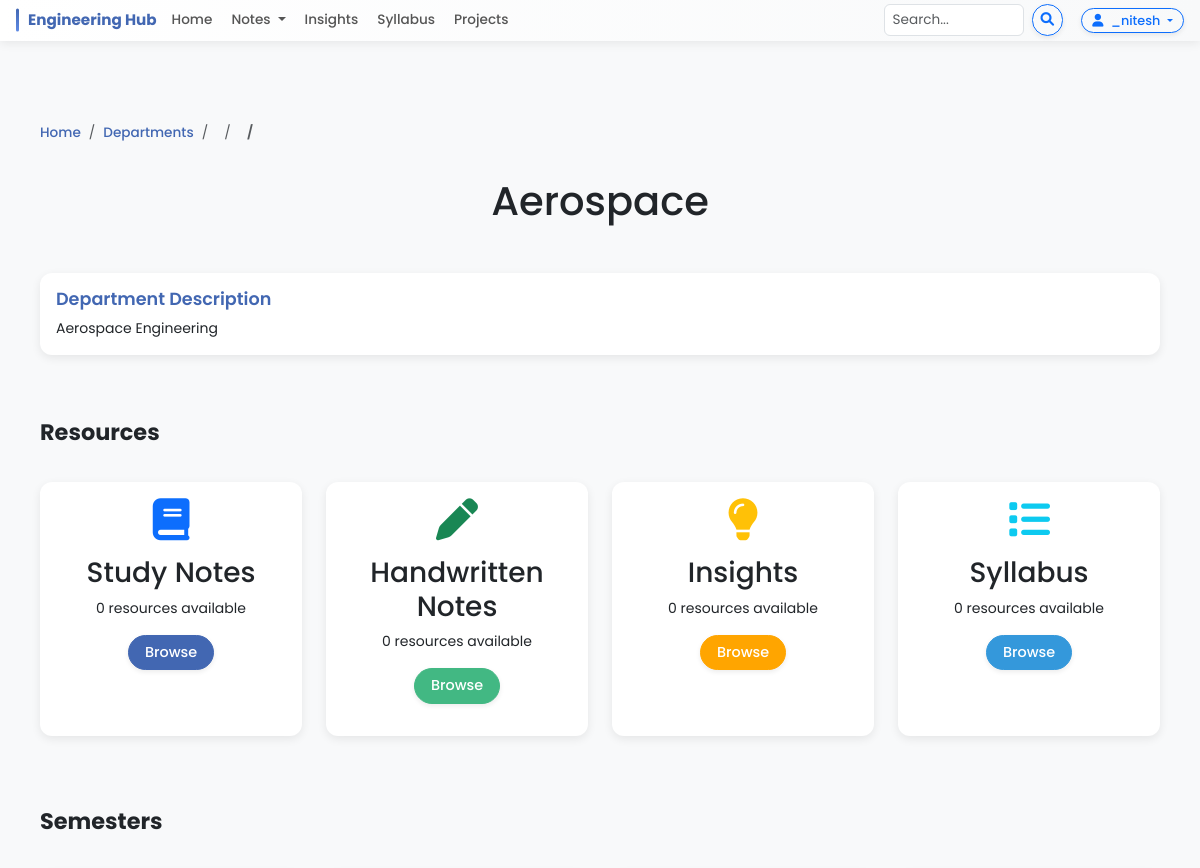
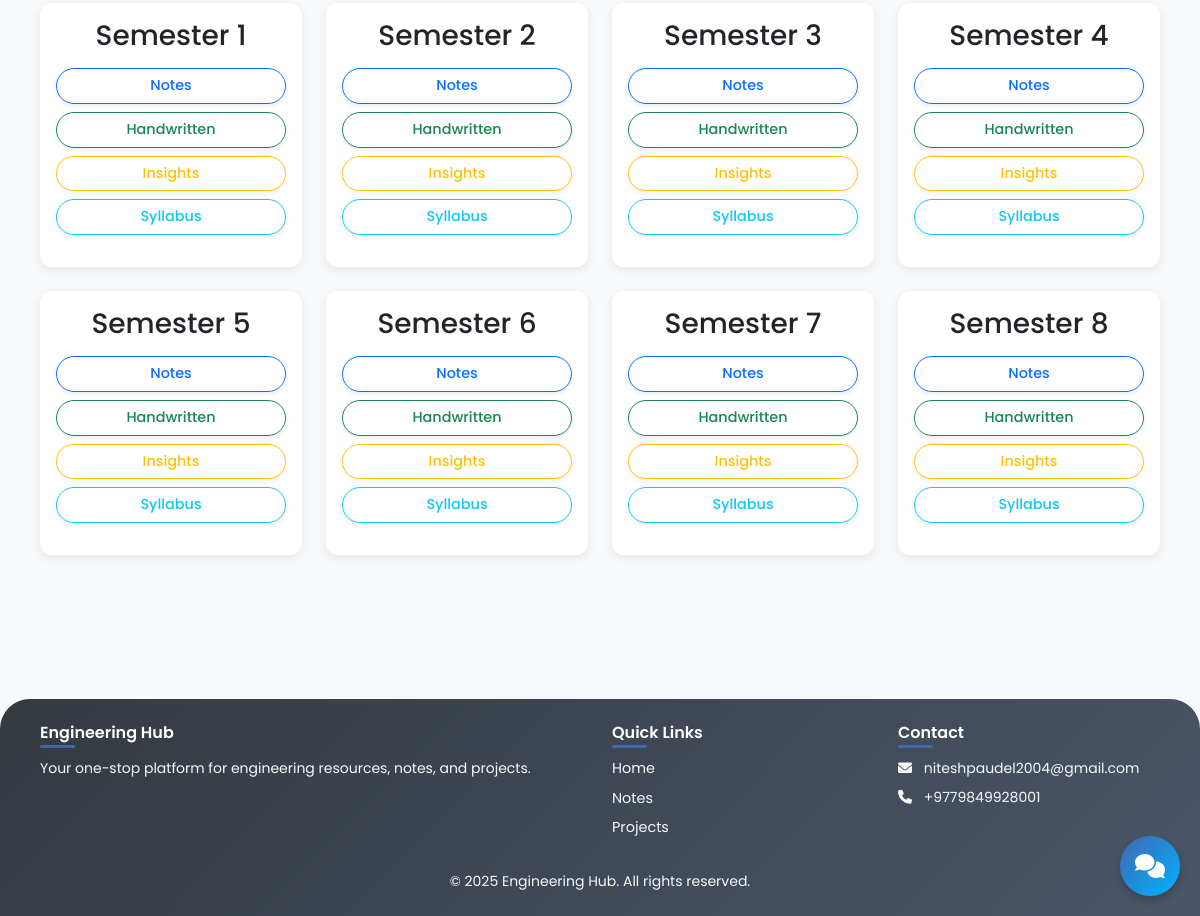
/departments/13/ (signed in), run on the app's committed database (2 pictures, top to bottom).
### notes/models.py (models this page shows, shortened)
class Department(models.Model):
    name = models.CharField(max_length=100)
    slug = models.SlugField(max_length=100, unique=True, blank=True, null=True)
    description = models.TextField(blank=True, null=True)

class Semester(models.Model):
    department = models.ForeignKey(Department, on_delete=models.CASCADE, related_name='semesters')
    number = models.PositiveIntegerField()
    class Meta:
        unique_together = ['department', 'number']
        ordering = ['department', 'number']

### notes/views.py (the view)
# urls.py: path('departments/<int:dept_id>/', views.department_detail, name='department_detail'),  # Path: /departments/1/
def department_detail(request, dept_id):
    department = get_object_or_404(Department, id=dept_id)
    semesters = Semester.objects.filter(department=department).order_by('number')
    resources_by_type = {
        'notes': Resource.objects.filter(department=department, resource_type='notes').count(),
        'handwritten': Resource.objects.filter(department=department, resource_type='handwritten').count(),
        'insight': Resource.objects.filter(department=department, resource_type='insight').count(),
        'syllabus': Resource.objects.filter(department=department, resource_type='syllabus').count()
    }
    context = {
        'department': department,
        'semesters': semesters,
        'resources_by_type': resources_by_type
    }
    return render(request, 'department_detail.html', context)

### templates/department_detail.html (shortened to what this page needs)
{% extends 'base.html' %}
{% block content %}
<div class="container py-5">
    <div class="mb-4">
        <nav aria-label="breadcrumb">
            <ol class="breadcrumb">
                <li class="breadcrumb-item"><a href="{% url 'home' %}">Home</a></li>
                <li class="breadcrumb-item"><a href="{% url 'departments' %}">Departments</a></li>
                <li class="breadcrumb-item">
                </li>
                <li class="breadcrumb-item">
                </li>
                <li class="breadcrumb-item active">{{ resource.title }}</li>
            </ol>
        </nav>
    </div>
    <h1 class="text-center mb-5">{{ department.name }}</h1>
    {% if department.description %}
    <div class="row mb-5">
        <div class="col">
            <div class="card">
                <div class="card-body">
                    <h5 class="card-title">Department Description</h5>
                    <p class="card-text">{{ department.description }}</p>
                </div>
            </div>
        </div>
    </div>
    {% endif %}
    <div class="row mb-5">
        <div class="col">
            <h2 class="mb-4">Resources</h2>
            <div class="row">
                <div class="col-md-3 mb-4">
                    <div class="card h-100">
                        <div class="card-body text-center">
                            <i class="fas fa-book fa-3x mb-3 text-primary"></i>
                            <h3>Study Notes</h3>
                            <p>{{ resources_by_type.notes }} resources available</p>
                            <a href="{% url 'notes_department' department.id %}" class="btn btn-primary">Browse</a>
                        </div>
                    </div>
                </div>
                <div class="col-md-3 mb-4">
                    <div class="card h-100">
                        <div class="card-body text-center">
                            <i class="fas fa-pen fa-3x mb-3 text-success"></i>
                            <h3>Handwritten Notes</h3>
                            <p>{{ resources_by_type.handwritten }} resources available</p>
                            <a href="{% url 'handwritten_department' department.id %}" class="btn btn-success">Browse</a>
                        </div>
                    </div>
                </div>
                <div class="col-md-3 mb-4">
                    <div class="card h-100">
                        <div class="card-body text-center">
                            <i class="fas fa-lightbulb fa-3x mb-3 text-warning"></i>
                            <h3>Insights</h3>
                            <p>{{ resources_by_type.insight }} resources available</p>
                            <a href="{% url 'insights_department' department.id %}" class="btn btn-warning">Browse</a>
                        </div>
                    </div>
                </div>
                <div class="col-md-3 mb-4">
                    <div class="card h-100">
                        <div class="card-body text-center">
                            <i class="fas fa-list fa-3x mb-3 text-info"></i>
                            <h3>Syllabus</h3>
                            <p>{{ resources_by_type.syllabus }} resources available</p>
                            <a href="{% url 'syllabus_department' department.id %}" class="btn btn-info text-white">Browse</a>
                        </div>
                    </div>
                </div>
            </div>
        </div>
    </div>
    <div class="row">
        <div class="col">
            <h2 class="mb-4">Semesters</h2>
            <div class="row">
                {% for semester in semesters %}
                <div class="col-md-3 mb-4">
                    <div class="card h-100">
                        <div class="card-body text-center">
                            <h3>Semester {{ semester.number }}</h3>
                            <div class="d-grid gap-2 mt-3">
                                <a href="{% url 'notes_list' department.id semester.id %}" class="btn btn-sm btn-outline-primary">Notes</a>
                                <a href="{% url 'handwritten_list' department.id semester.id %}" class="btn btn-sm btn-outline-success">Handwritten</a>
                                <a href="{% url 'insights_list' department.id semester.id %}" class="btn btn-sm btn-outline-warning">Insights</a>
                                <a href="{% url 'syllabus_list' department.id semester.id %}" class="btn btn-sm btn-outline-info">Syllabus</a>
                            </div>
                        </div>
                    </div>
                </div>
                {% endfor %}
            </div>
        </div>
    </div>
</div>
{% endblock %}

### templates/base.html (shortened to what this page needs)
{% load static %}
<!DOCTYPE html>
<html lang="en">
<head>
    <link href="https://cdn.jsdelivr.net/npm/bootstrap@5.3.0/dist/css/bootstrap.min.css" rel="stylesheet">
    <link rel="stylesheet" href="https://cdnjs.cloudflare.com/ajax/libs/font-awesome/6.0.0/css/all.min.css">
    <link rel="stylesheet" href="{% static 'css/style.css' %}">
    <link rel="stylesheet" href="{% static 'chatbot/css/chatbot.css' %}">
</head>
<body>
    <nav class="navbar navbar-expand-lg navbar-light bg-light">
        <div class="container-fluid px-2 px-lg-3">
            <a class="navbar-brand" href="{% url 'home' %}">Engineering Hub</a>
            <div class="collapse navbar-collapse" id="navbarNav">
                <ul class="navbar-nav me-auto">
                    <li class="nav-item">
                        <a class="nav-link {% if request.path == '/' %}active{% endif %}" href="{% url 'home' %}">Home</a>
                    </li>
                    <li class="nav-item dropdown">
                        <a class="nav-link dropdown-toggle {% if 'notes' in request.path %}active{% endif %}" href="#"
                           role="button" data-bs-toggle="dropdown" aria-expanded="false">
                            Notes
                        </a>
                    </li>
                    <li class="nav-item">
                        <a class="nav-link {% if 'insights' in request.path %}active{% endif %}" href="{% url 'insights' %}">Insights</a>
                    </li>
                    <li class="nav-item">
                        <a class="nav-link {% if 'syllabus' in request.path %}active{% endif %}" href="{% url 'syllabus' %}">Syllabus</a>
                    </li>
                    <li class="nav-item">
                        <a class="nav-link {% if 'projects' in request.path %}active{% endif %}" href="{% url 'projects' %}">Projects</a>
                    </li>
                </ul>
                <div class="d-flex me-2 search-form">
                    <form class="d-flex" action="{% url 'search' %}" method="GET">
                        <input class="form-control me-2" type="search" placeholder="Search..." name="q"
                               aria-label="Search" value="{{ request.GET.q|default:'' }}">
                        <button class="btn btn-sm btn-outline-primary" type="submit">
                            <i class="fas fa-search"></i>
                        </button>
                    </form>
                </div>
                <div class="d-flex auth-buttons">
                    {% if user.is_authenticated %}
                        <div class="dropdown">
                            <button class="btn btn-sm btn-outline-primary dropdown-toggle" type="button"
                                    id="userDropdown" data-bs-toggle="dropdown" aria-expanded="false">
                                <i class="fas fa-user me-1"></i> {{ user.username }}
                            </button>
                        </div>
                    {% else %}
                        <a href="{% url 'login' %}" class="btn btn-sm btn-outline-primary me-2">Login</a>
                        <a href="{% url 'register' %}" class="btn btn-sm btn-outline-success">Register</a>
                    {% endif %}
                </div>
            </div>
        </div>
    </nav>
    <main class="py-4">
        {% block content %}{% endblock %}
    </main>
    <footer class="bg-dark text-light py-4 mt-5">
        <div class="container">
            <div class="row">
                <div class="col-md-6">
                    <h5>Engineering Hub</h5>
                    <p>Your one-stop platform for engineering resources, notes, and projects.</p>
                </div>
                <div class="col-md-3">
                    <h5>Quick Links</h5>
                    <ul class="list-unstyled">
                        <li><a href="{% url 'home' %}" class="text-light">Home</a></li>
                        <li><a href="{% url 'notes' %}" class="text-light">Notes</a></li>
                        <li><a href="{% url 'projects' %}" class="text-light">Projects</a></li>
                    </ul>
                </div>
                <div class="col-md-3">
                    <h5>Contact</h5>
                    <ul class="list-unstyled">
                        <li><i class="fas fa-envelope me-2"></i> niteshpaudel2004@gmail.com</li>
                        <li><i class="fas fa-phone me-2"></i> +9779849928001</li>
                    </ul>
                </div>
            </div>
            <div class="row mt-3">
                <div class="col-12 text-center">
                    <p class="mb-0">&copy; {% now "Y" %} Engineering Hub. All rights reserved.</p>
                </div>
            </div>
        </div>
    </footer>
    {% include 'chatbot/chatbot.html' %}
</body>
</html>

### static/css/style.css (style rules this page uses)
body { font-family: 'Poppins', sans-serif; background-color: #f8f9fa; min-height: 100vh; display: flex; flex-direction: column; font-size: 14px; }
main { flex: 1; opacity: 1; transition: opacity 0.5s ease; }
.navbar { box-shadow: 0 2px 10px rgba(0, 0, 0, 0.08); padding: 4px 0; background: linear-gradient(to right, #ffffff, #f8f9fa) !important; padding-left: 0; }
.navbar .container-fluid { padding-left: 5px; padding-right: 5px; }
.navbar-brand { font-weight: 700; color: #4267B2; font-size: 0.95rem; position: relative; padding-left: 12px; margin-right: 8px; }
.navbar-brand:before { content: ''; position: absolute; left: 0; top: 50%; transform: translateY(-50%); width: 3px; height: 70%; background: linear-gradient(to bottom, #4267B2, #5E8AE5); border-radius: 2px; }
.nav-link { font-weight: 500; color: #555; margin: 0 1px; transition: all 0.3s; padding: 2px 6px !important; border-radius: 5px; font-size: 0.85rem; }
.navbar .form-control { height: 2rem; font-size: 0.85rem; width: 160px !important; padding: 0.25rem 0.5rem; }
.navbar .btn { padding: 2px 8px; font-size: 0.85rem; }
.navbar .auth-buttons .btn { padding: 2px 10px; font-size: 0.8rem; margin-left: 5px; }
.card { border: none; border-radius: 12px; box-shadow: 0 3px 10px rgba(0,0,0,0.08); transition: transform 0.3s, box-shadow 0.3s; margin-bottom: 16px; overflow: hidden; }
.card-title { color: #4267B2; font-weight: 600; font-size: 1.1rem; }
.btn { border-radius: 30px; padding: 6px 16px; font-weight: 500; box-shadow: 0 2px 5px rgba(0,0,0,0.08); transition: all 0.3s ease; font-size: 0.9rem; }
.btn-primary { background-color: #4267B2; border-color: #4267B2; }
.btn-success { background-color: #42b883; border-color: #42b883; }
.btn-warning { background-color: #FFA500; border-color: #FFA500; color: white; }
.btn-info { background-color: #3498db; border-color: #3498db; color: white; }
footer { background: linear-gradient(135deg, #343a40, #4a5568) !important; padding: 30px 0 15px; margin-top: auto; border-top-left-radius: 30px; border-top-right-radius: 30px; }
footer h5 { color: #ffffff; margin-bottom: 16px; font-weight: 600; position: relative; display: inline-block; font-size: 1rem; }
footer h5:after { content: ''; position: absolute; left: 0; bottom: -6px; width: 35px; height: 3px; background-color: #4267B2; border-radius: 3px; }
footer ul li { margin-bottom: 8px; }
footer ul li a { transition: all 0.3s; text-decoration: none; font-size: 0.9rem; }
h2 { font-weight: 700; margin-bottom: 25px; position: relative; padding-bottom: 12px; font-size: 1.4rem; }
.breadcrumb { background-color: transparent; padding: 10px 0; font-size: 0.85rem; }
.breadcrumb-item a { color: #4267B2; font-weight: 500; text-decoration: none; }
.breadcrumb-item.active { font-weight: 600; }
.navbar-nav { display: flex; align-items: center; }
.navbar-nav .nav-item { margin-right: 5px; }
.navbar .auth-buttons { margin-left: 5px; }
.container { padding-right: 10px; padding-left: 10px; }
@media (max-width: 1200px) { .navbar .form-control { width: 140px !important; } }

### data on the page
Department: name "Aerospace", description "Aerospace Engineering"
Semester: number "1"
Semester: number "2"
Semester: number "3"
Semester: number "4"
Semester: number "5"
Semester: number "6"
Semester: number "7"
Semester: number "8"

### other printed values
{{ user.username }} "_nitesh"
{{ resources_by_type.notes }} "0"
{{ resources_by_type.handwritten }} "0"
{{ resources_by_type.insight }} "0"
{{ resources_by_type.syllabus }} "0"
